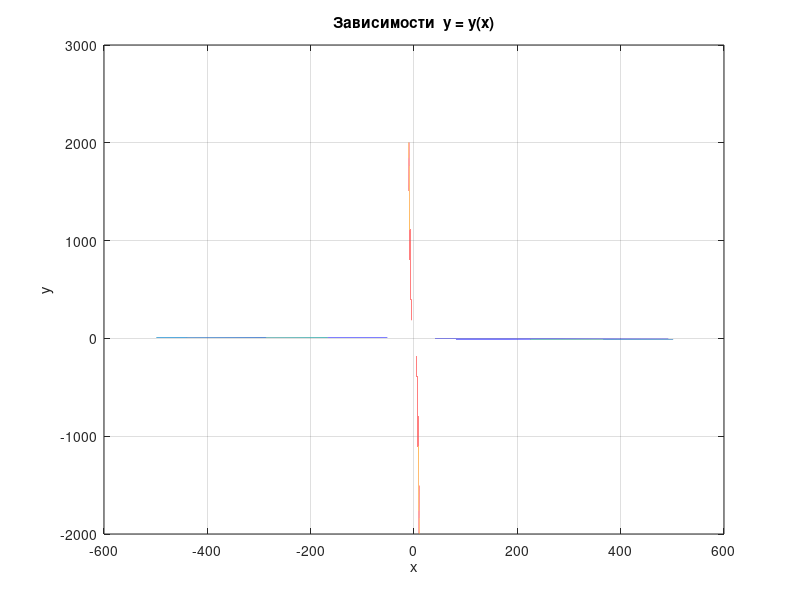

The MATLAB source for this figure: (Note: this script raises an error after producing the figure.)
% вариант 22

%% номер 1 (Построение графиков и решение fsolve)
clc, clearvars, close all;

f = @(x) [2*x(1) + x(2)^3 - 3; 2*x(1)^3 + x(2) - 3];

y1 = linspace(-10,10, 100000);
x1 = linspace(-10,10, 100000);
x = (3 - y1.^3)/2;
y = 3 - 2*x1.^3; 

figure(1);
plot(x,y1); hold on;
plot(x1,y); title("Зависимости  y = y(x)"), xlabel('x'), ylabel('y'), grid on, xline(0,'k'), yline(0,'k'), xticks(-10:1:10), yticks(-10:1:10),
xlim([-10 10]), ylim([-10 10]);

x = fsolve(f,[1 1]);
plot(x(1), x(2), '*k');


%% номер 2 (решение методом ПИ)
clc, clearvars, close all;


e = 1e-3;
x0 = [0.1 0.1];
x = x0;
R = 1;

phi = @(x) [((3 - x(2))/2)^(1/3), (3 - 2*x(1))^(1/3)];

syms x1 x2;
phi_sym = [((3 - x2)/2)^(1/3), (3 - 2*x1)^(1/3)];
J = jacobian(phi_sym, [x1 x2]);

maxIter = 10;
i = 0;
while(i ~= maxIter)
    xOld = x;
    x = phi(x);

    Jr = double(subs(J, [x1, x2], x));
    R = sum(abs(Jr(1,:)))<1 || sum(abs(Jr(2,:)))<1;
    if R == 0
        fprintf('Условия сх не вып-ся на %d итерации, x:', i+1);
        disp(x);
        break;
    end

    if max(abs(x - xOld))<e
        fprintf('Достигнута точность эпсилон на %d итерации, x:', i+1);
        % x - xOld
        disp(x);
        break;
    end

    i = i + 1;
end
if (i == maxIter)
    fprintf('После iterMax = %d точность эпсилон не была достигнута, x:', i+1);
    disp(x);
end

%% номер 3 (решение методом ПИ зейдаля)
clc, clearvars, close all;


e = 1e-3;
x0 = [0.1 0.1];
x = x0;
R = 1;

phi_1 = @(x) ((3 - x)/2)^(1/3);
phi_2 = @(x) (3 - 2*x)^(1/3);

syms x1 x2;
phi_sym = [((3 - x2)/2)^(1/3), (3 - 2*x1)^(1/3)];
J = jacobian(phi_sym, [x1 x2]);

maxIter = 10;
i = 0;
while(i ~= maxIter)
    xOld = x;
    x(1) = phi_1(x(2));
    x(2) = phi_2(x(1));

    Jr = double(subs(J, [x1, x2], x));
    R = sum(abs(Jr(1,:)))<1 || sum(abs(Jr(2,:)))<1;
    if R == 0
        fprintf('Условия сх не вып-ся на %d итерации, x:', i+1);
        disp(x);
        break;
    end

    if max(abs(x - xOld))<e
        fprintf('Достигнута точность эпсилон на %d итерации, x:', i+1);
        % x - xOld
        disp(x);
        break;
    end

    i = i + 1;
end
if (i == maxIter)
    fprintf('После iterMax = %d точность эпсилон не была достигнута, x:', i+1);
    disp(x);
end

%% номер 4 (решение методом ньютона)
clc, clearvars, close all;

syms x1 x2;
f_sym = [((3 - x2)/2)^(1/3), (3 - 2*x1)^(1/3)];
f = @(x) [(2*x(1)-x(2)^3); (2*x(1)^3 + x(2))];
x0 = [1; 1];
e = 1e-3;


A = jacobian(f_sym, [x1 x2]);
B = f;
H = x0;


maxIter = 0;
for i = 1:maxIter
    H = double(subs(A, [x1, x2], H))
    break;
end



